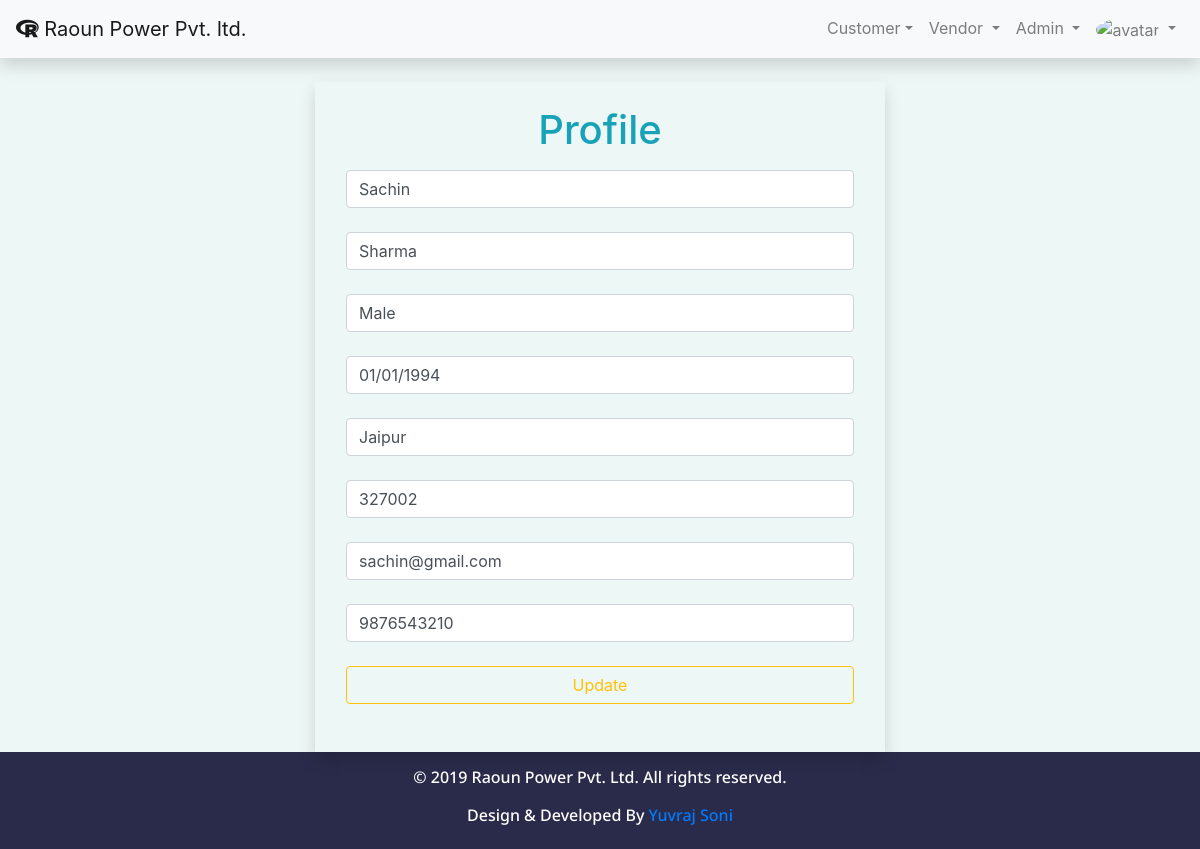
Screenshot of /admin/adminprofile.php (signed in) with the database file from the repository.
### tables this page shows
CREATE TABLE `userinfo` (
  `Firstname` varchar(10) DEFAULT NULL,
  `Lastname` varchar(10) DEFAULT NULL,
  `Gender` varchar(10) DEFAULT NULL,
  `Dob` varchar(12) DEFAULT NULL,
  `Address` varchar(20) DEFAULT NULL,
  `Postal` varchar(20) DEFAULT NULL,
  `Email` varchar(20) DEFAULT NULL,
  `Mobile` varchar(10) DEFAULT NULL
);

### admin/function.php (called while the page is built, shortened)
<?php
function connectinfo()
{
	$con = mysqli_connect("localhost", "root", "", "raoun power pvt. ltd");
    return $con;
}
function readrecord($qry)
{
	$rs = mysqli_query(connectinfo(), $qry);
	return $rs;
}
?>

### admin/adminprofile.php (the view, shortened to what this page needs)
<?php
include("function.php");
?>
<?php
	$qry = "SELECT * FROM userinfo";
    $rs = readrecord($qry);
	$row = mysqli_fetch_array($rs);
	$firstname = $row["Firstname"];
	$lastname = $row["Lastname"];
	$gender = $row["Gender"];
	$dob = $row["Dob"];
	$address = $row["Address"];
	$postal = $row["Postal"];
	$email = $row["Email"];
	$mobile = $row["Mobile"];
?>
<!doctype html>
<html lang="en-us">
<head>
    <?php include("links.php"); ?>
</head>
<body style="background-color:#EDF7F5";>
	<?php include("navbar.php") ?>
<div class="container">
	<div class="row mt-4">
		<div class="col-lg-3"></div>
			<div class="col-lg-6 shadow">
				<form class="text-center p-3" method="post" id="frm" name="frm">
					<h1 class="text-center py-2 text-info">Profile</h1>
					<input type="text" id="tfname" name="tfname" class="form-control mb-4" value="<?php echo $firstname; ?>" autocomplete="off" />
					<input type="text" id="tlname" name="tlname" class="form-control mb-4" value="<?php echo $lastname; ?>" autocomplete="off" />
					<input type="text" id="tgender" name="tgender" class="form-control mb-4" value="<?php echo $gender; ?>" autocomplete="off" />
					<input type="text" id="tdob" name="tdob" class="form-control mb-4" value="<?php echo $dob; ?>" autocomplete="off" />
					<input type="text" id="tadd" name="tadd" class="form-control mb-4" value="<?php echo $address; ?>" autocomplete="off" />
					<input type="text" id="tpostal" name="tpostal" class="form-control mb-4" value="<?php echo $postal; ?>" autocomplete="off" />
					<input type="text" id="temail" name="temail" class="form-control mb-4" value="<?php echo $email; ?>" autocomplete="off" />
					<input type="tmob" id="tmob" name="tmob" class="form-control mb-4" value="<?php echo $mobile; ?>" autocomplete="off" />
					<input type="submit" onsubmit="validation();" class="btn btn-outline-warning btn-block my-4" id="sub" name="sub" value="Update" />
				</form>
			</div>
		<div class="col-lg-3"></div>
    </div>
</div>
	<?php include("footer.php") ?>
</body>
</html>

### rows the page displays
userinfo: tfname "Sachin", tlname "Sharma", tgender "Male", tdob "01/01/1994", tadd "Jaipur", tpostal "327002", temail "sachin@gmail.com", tmob "9876543210"
